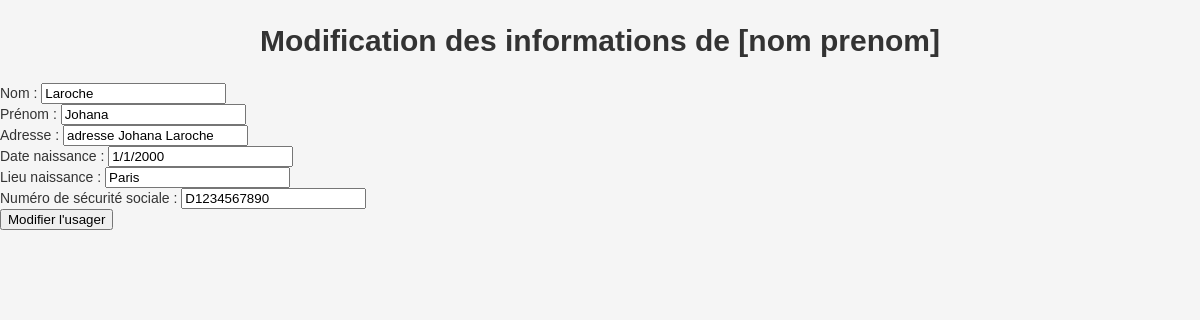
Page /PHP/modifierPatient.php?nom=Laroche&prenom=Johana&adresse=adresse Johana Laroche&dateNaissance=1/1/2000&lieuNaissance=Paris&numSecu=D1234567890 on the committed database.
### tables this page shows
CREATE TABLE Usager(
   idusager INT AUTO_INCREMENT,
   Civilite VARCHAR(50),
   Nom VARCHAR(50),
   Prenom VARCHAR(50),
   Adresse VARCHAR(50),
   DateNaissance VARCHAR(50),
   LieuNaissance VARCHAR(50),
   NumSecu VARCHAR(50),
   Id_Medecin INT NOT NULL,
   PRIMARY KEY(idusager),
   FOREIGN KEY(Id_Medecin) REFERENCES Medecin(Id_Medecin)
);

### PHP/modifierPatient.php (the view, shortened to what this page needs)
<!DOCTYPE html>
<html lang="fr">
<head>
    <link rel="stylesheet" href="/projetPHP2023/CSS/base.css">
    <link rel="stylesheet" href="/projetPHP2023/CSS/modifierPatient.css">
</head>
<body>
    <h1>Modification des informations de [nom prenom]</h1>
    <?php
		$servname = "localhost";
		$dbname = "patientele";
		$user = "etu1";
		$pass = "iutinfo";
		try {
			$dbco = new PDO("mysql:host=$servname;dbname=$dbname", $user, $pass);
			$dbco->setAttribute(PDO::ATTR_ERRMODE, PDO::ERRMODE_EXCEPTION);
			if ($_SERVER["REQUEST_METHOD"] == "GET") {
				$nom = $_GET['nom'];
				$prenom = $_GET['prenom'];
				$adresse = $_GET['adresse'];
				$dateNaissance = $_GET['dateNaissance'];
				$lieuNaissance = $_GET['lieuNaissance'];
				$numSecu = $_GET['numSecu'];
				$sql = "SELECT * FROM usager WHERE Nom = :Nom AND Prenom = :Prenom AND Adresse = :Adresse AND DateNaissance = :DateNaissance AND LieuNaissance = :LieuNaissance AND NumSecu = :NumSecu";
				$stmt = $dbco->prepare($sql);
				$stmt->bindParam(':Nom', $nom, PDO::PARAM_STR);
				$stmt->bindParam(':Prenom', $prenom, PDO::PARAM_STR);
				$stmt->bindParam(':Adresse', $adresse, PDO::PARAM_STR);
				$stmt->bindParam(':DateNaissance', $dateNaissance, PDO::PARAM_STR);
				$stmt->bindParam(':LieuNaissance', $lieuNaissance, PDO::PARAM_STR);
				$stmt->bindParam(':NumSecu', $numSecu, PDO::PARAM_STR);
				$stmt->execute();
				$usager = $stmt->fetch(PDO::FETCH_ASSOC);
				$id = $usager['idusager'];
				?>
				<form action="modifier.php?idusager=<?php echo $id; ?>" method="post">
					<label for="Nom">Nom :</label>
					<input type="text" id="nom" name="Nom" value="<?php echo $usager['Nom']; ?>" required><br>
					<label for="prenom">Prénom :</label>
					<input type="text" id="prenom" name="Prenom" value="<?php echo $usager['Prenom']; ?>" required><br>
					<label for="adresse">Adresse :</label>
					<input type="text" id="adresse" name="Adresse" value="<?php echo $usager['Adresse']; ?>" required><br>
					<label for="codepostal">Date naissance :</label>
					<input type="text" id="dateNaissance" name="DateNaissance" value="<?php echo $usager['DateNaissance']; ?>" required><br>
					<label for="ville">Lieu naissance :</label>
					<input type="text" id="lieuNaissance" name="LieuNaissance" value="<?php echo $usager['LieuNaissance']; ?>" required><br>
					<label for="tel">Numéro de sécurité sociale :</label>
					<input type="text" id="numSecu" name="NumSecu" value="<?php echo $usager['NumSecu']; ?>" required><br>
					<input type="submit" value="Modifier l'usager">
				</form>
				<?php
			} else {
				echo "Méthode non autorisée";
			}
		} catch (PDOException $e) {
			echo "Erreur : " . $e->getMessage();
		}
	?>
</body>

### CSS/base.css (style rules this page uses)
body { background-color: #f5f5f5; font-family: 'Montserrat', sans-serif; font-size: 14px; color: #333; line-height: 1.42857143; margin: 0; padding: 0; font-weight: 400; overflow-x: hidden; -webkit-font-smoothing: antialiased; -moz-osx-font-smoothing: grayscale; -webkit-text-size-adjust: 100%; -ms-text-size-adjust: 100%; -webkit-tap-highlight-color: rgba(0,0,0,0); -webkit-touch-callout: none; -webkit-user-select: none; -moz-user-select: none; -ms-user-select: none; user-select: none }
h1 { text-align: center; font-size: 30px; }

### rows in the picture
usager: Nom "Laroche", Prenom "Johana", Adresse "adresse Johana Laroche", DateNaissance "1/1/2000", LieuNaissance "Paris", NumSecu "D1234567890"
